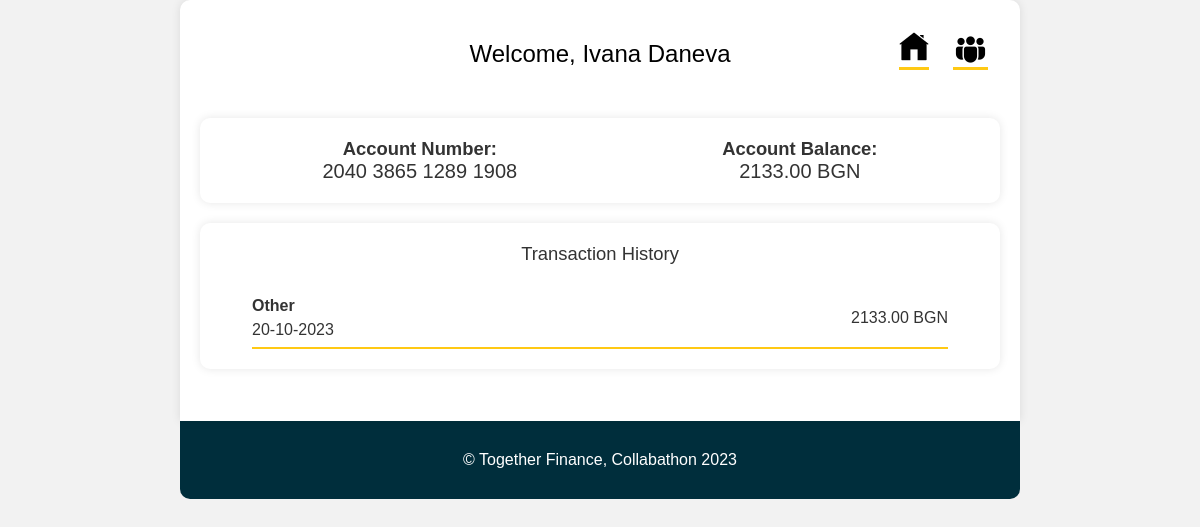
Page /home/ on the earlier database version.
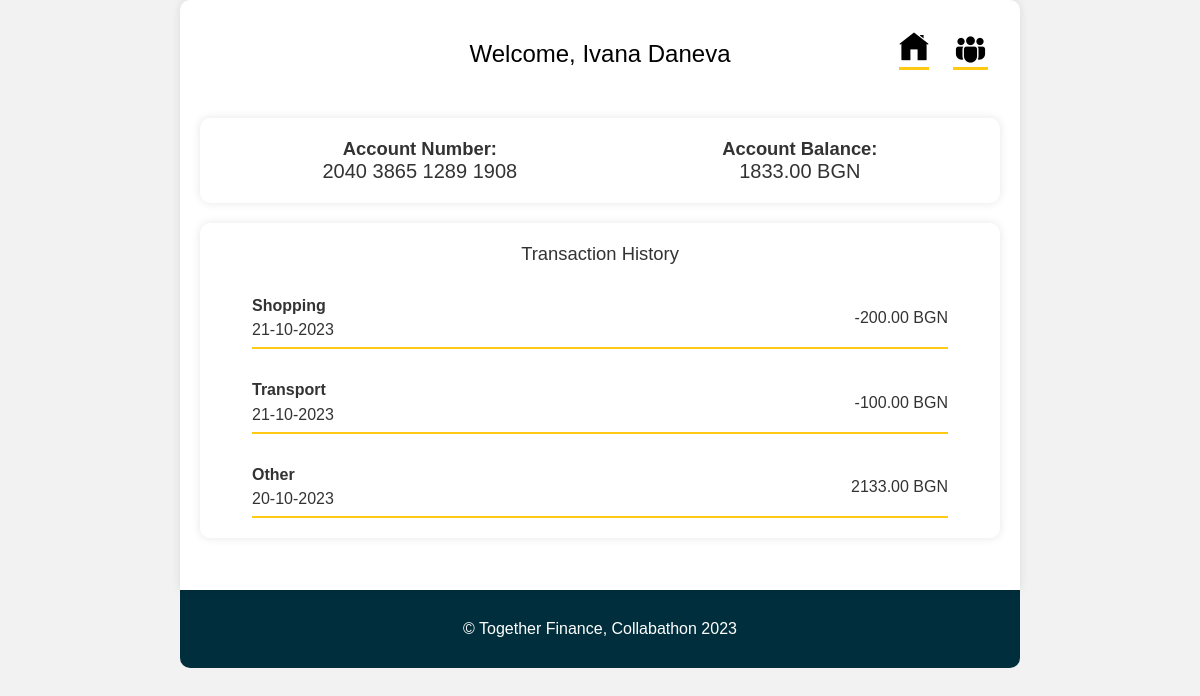
Same page on the later database version.
### base/models.py (models this page shows, shortened)
class Account(models.Model):
    holder = models.ForeignKey(Customer, on_delete=models.SET_NULL, null=True)
    number = models.CharField(max_length=20)
    amount = models.DecimalField(default=0, max_digits=20, decimal_places=2)
    updated = models.DateTimeField(auto_now=True)
    created = models.DateTimeField(auto_now_add=True)
    members = models.ManyToManyField(Customer, related_name="members", blank=True, null=True)
    type = models.CharField(max_length=20, choices=TYPES, blank=True)
    name = models.CharField(max_length=50, null=True)

class Customer(models.Model):
    name = models.CharField(max_length=200)
    date_of_birth = models.DateTimeField(default=timezone.now)
    personal_number = models.CharField(max_length=15, default="0000000000")
    gender = models.CharField(max_length=20, choices=GENDERS, default="Male")

class Transactions(models.Model):
    affected_account = models.ForeignKey(Account, on_delete=models.SET_NULL, null=True)
    amount = models.DecimalField(max_digits=20, decimal_places=2)
    updated = models.DateTimeField(auto_now=True)
    created = models.DateTimeField(auto_now_add=True)
    person = models.ForeignKey(Customer, on_delete=models.SET_NULL, null=True)
    category = models.CharField(max_length=20, choices=CATEGORIES, default="Other")
    class Meta:
        ordering = ["-updated", "-created"]

### base/views.py (the view)
# urls.py: path("home/", views.home_page, name="home"),
def home_page(request):
    account = Account.objects.get(id=1)
    transactions = Transactions.objects.filter(affected_account=account)
    account.amount = set_account_amount(account)
    context = {"account": account, "transactions": transactions
               }
    return render(request, "home.html", context)

### base/views.py (called while the page is built)
def set_account_amount(account):
    transactions = Transactions.objects.filter(affected_account=account)
    amount = 0
    for t in transactions:
        amount += t.amount
    return amount

### templates/home.html (shortened to what this page needs)
<!DOCTYPE html>
{% load static %}
<html lang="en">
<head>
    <link rel="stylesheet" href="{% static 'styles/style.css' %}">
</head>
  <body>
    <div class="container">
      <header>
        <h1>Welcome, {{account.holder.name}}</h1>
        <nav class="nav">
          <ul>
            <li>
              <a href="{% url 'home' %}"
                ><img src="{% static 'images/home-nav.png' %}" class="home-img"
              /></a>
            </li>
            <li>
              <a href="{% url 'family' %}">
                <img src="{% static 'images/members.png' %}" class="members-img" />
              </a>
            </li>
          </ul>
        </nav>
      </header>
      <section class="tab-content">
        <div class="tab home-tab active">
          <section class="account-info">
            <div class="account-details">
              <h2>Account Number:</h2>
              <p>{{account.number}}</p>
            </div>
            <div class="account-balance">
              <h2>Account Balance:</h2>
              <p>{{ account.amount }} BGN</p>
            </div>
          </section>
          <section class="transaction-history">
            <h2 class="transactions-heading">Transaction History</h2>
            <div class="transaction-list">
                {% for t in transactions %}
              <div class="transaction-container">
                <article class="transaction">
                  <div class="name-date">
                    <p class="trans-name">{{ t.category }}</p>
                    <p class="trans-date">{{ t.created|date:"d-m-Y" }}</p>
                  </div>
                  <div class="value">{{t.amount}} BGN</div>
                </article>
                <div class="separator"></div>
              </div>
                {% endfor %}
            </div>
          </section>
        </div>
      </section>
    </div>
    <footer>
      <p>&copy; Together Finance, Collabathon 2023</p>
    </footer>
  </body></body>
</html>

### static/styles/style.css (style rules this page uses)
body, h1, h2, p, ul { margin: 0; padding: 0; list-style: none; }
body { font-family: "Arial", sans-serif; background-color: #f2f2f2; color: #333; font-size: 16px; }
.container { max-width: 800px; margin: 0 auto; background-color: #fff; padding: 20px; border-radius: 10px 10px 0 0; box-shadow: 0 0 10px rgba(0, 0, 0, 0.1); position: relative; }
footer { max-width: 800px; margin: 0 auto; padding: 20px; padding: 30px 20px; border-radius: 0 0 10px 10px; color: white; text-align: center; }
header { padding: 20px; color: #000; text-align: center; }
h1 { font-weight: 100; font-size: 24px; margin-bottom: 10px; }
h2 { font-size: 1.15rem; }
ul { position: absolute; display: flex; top: 2rem; right: 2rem; }
.home-img { margin-right: 1.5rem; padding-bottom: 0.3rem; }
.home-img, .members-img { box-sizing: border-box; border-bottom: 3px solid #ffc914; transition: 0.3s all linear; }
.tab-content { margin-top: 20px; }
.account-info { display: flex; justify-content: space-around; background-color: #fff; padding: 20px; border-radius: 10px; box-shadow: 0 0 10px rgba(0, 0, 0, 0.1); margin-bottom: 20px; }
.account-details, .account-balance { text-align: center; }
.account-details p, .account-balance p { font-size: 20px; color: #333; }
footer { background: #002e3c; }
.transaction-history { background-color: #fff; padding: 20px; margin-bottom: 2rem; border-radius: 10px; box-shadow: 0 0 10px rgba(0, 0, 0, 0.1); }
.transaction-list { margin: 0 2rem; }
.transaction-container { margin-top: 2rem; }
.transaction { display: flex; justify-content: space-between; }
.value { display: flex; align-items: center; }
.separator { height: 2px; background-color: #ffc914; margin-top: 0.5rem; }
.trans-name { display: inline-block; margin-bottom: 0.4rem; font-weight: bold; }
.transactions-heading { font-weight: 100; text-align: center; margin-bottom: 2rem; }

Differences in the rows shown:
computed for Account "Ivana Daneva": amount "2133.00" → "1833.00"
added Transactions: category "Shopping", created "21-10-2023", amount "-200.00"
added Transactions: category "Transport", created "21-10-2023", amount "-100.00"
